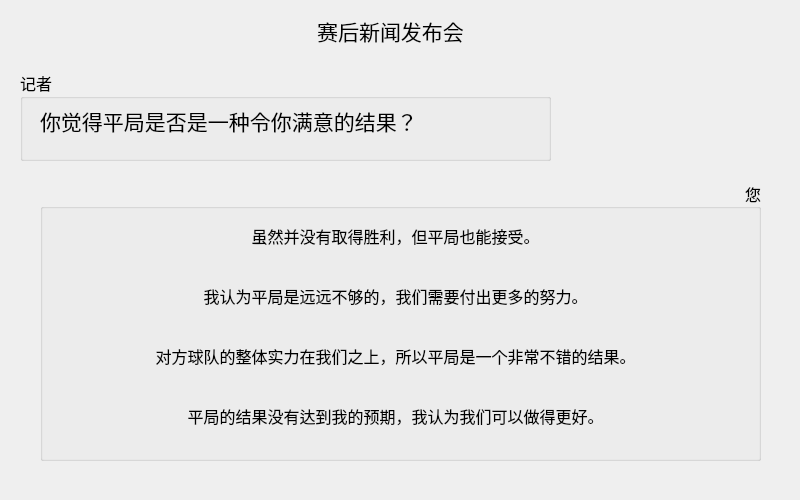
<?xml version="1.0" encoding="UTF-8"?>
<ui version="4.0">
 <class>afterGameDrawDialog_1</class>
 <widget class="QDialog" name="afterGameDrawDialog_1">
  <property name="geometry">
   <rect>
    <x>0</x>
    <y>0</y>
    <width>800</width>
    <height>500</height>
   </rect>
  </property>
  <property name="windowTitle">
   <string>Dialog</string>
  </property>
  <widget class="QLabel" name="label">
   <property name="geometry">
    <rect>
     <x>180</x>
     <y>10</y>
     <width>421</width>
     <height>41</height>
    </rect>
   </property>
   <property name="font">
    <font>
     <family>等线</family>
     <pointsize>16</pointsize>
    </font>
   </property>
   <property name="text">
    <string>赛后新闻发布会</string>
   </property>
   <property name="alignment">
    <set>Qt::AlignCenter</set>
   </property>
  </widget>
  <widget class="QGroupBox" name="groupBox">
   <property name="geometry">
    <rect>
     <x>20</x>
     <y>70</y>
     <width>531</width>
     <height>91</height>
    </rect>
   </property>
   <property name="font">
    <font>
     <family>等线</family>
     <pointsize>12</pointsize>
    </font>
   </property>
   <property name="title">
    <string>记者</string>
   </property>
   <widget class="QLabel" name="label_2">
    <property name="geometry">
     <rect>
      <x>20</x>
      <y>30</y>
      <width>501</width>
      <height>41</height>
     </rect>
    </property>
    <property name="font">
     <font>
      <family>楷体</family>
      <pointsize>16</pointsize>
     </font>
    </property>
    <property name="text">
     <string>你觉得平局是否是一种令你满意的结果？</string>
    </property>
   </widget>
  </widget>
  <widget class="QGroupBox" name="groupBox_2">
   <property name="geometry">
    <rect>
     <x>40</x>
     <y>180</y>
     <width>721</width>
     <height>281</height>
    </rect>
   </property>
   <property name="font">
    <font>
     <family>等线</family>
     <pointsize>12</pointsize>
    </font>
   </property>
   <property name="title">
    <string>您</string>
   </property>
   <property name="alignment">
    <set>Qt::AlignRight|Qt::AlignTrailing|Qt::AlignVCenter</set>
   </property>
   <widget class="QToolButton" name="toolButton">
    <property name="geometry">
     <rect>
      <x>30</x>
      <y>30</y>
      <width>651</width>
      <height>51</height>
     </rect>
    </property>
    <property name="font">
     <font>
      <family>楷体</family>
      <pointsize>12</pointsize>
     </font>
    </property>
    <property name="text">
     <string>虽然并没有取得胜利，但平局也能接受。</string>
    </property>
    <property name="autoRaise">
     <bool>true</bool>
    </property>
   </widget>
   <widget class="QToolButton" name="toolButton_2">
    <property name="geometry">
     <rect>
      <x>30</x>
      <y>90</y>
      <width>651</width>
      <height>51</height>
     </rect>
    </property>
    <property name="font">
     <font>
      <family>楷体</family>
      <pointsize>12</pointsize>
     </font>
    </property>
    <property name="text">
     <string>我认为平局是远远不够的，我们需要付出更多的努力。</string>
    </property>
    <property name="autoRaise">
     <bool>true</bool>
    </property>
   </widget>
   <widget class="QToolButton" name="toolButton_3">
    <property name="geometry">
     <rect>
      <x>30</x>
      <y>150</y>
      <width>651</width>
      <height>51</height>
     </rect>
    </property>
    <property name="font">
     <font>
      <family>楷体</family>
      <pointsize>12</pointsize>
     </font>
    </property>
    <property name="text">
     <string>对方球队的整体实力在我们之上，所以平局是一个非常不错的结果。</string>
    </property>
    <property name="autoRaise">
     <bool>true</bool>
    </property>
   </widget>
   <widget class="QToolButton" name="toolButton_4">
    <property name="geometry">
     <rect>
      <x>30</x>
      <y>210</y>
      <width>651</width>
      <height>51</height>
     </rect>
    </property>
    <property name="font">
     <font>
      <family>楷体</family>
      <pointsize>12</pointsize>
     </font>
    </property>
    <property name="text">
     <string>平局的结果没有达到我的预期，我认为我们可以做得更好。</string>
    </property>
    <property name="autoRaise">
     <bool>true</bool>
    </property>
   </widget>
  </widget>
 </widget>
 <resources/>
 <connections/>
</ui>
